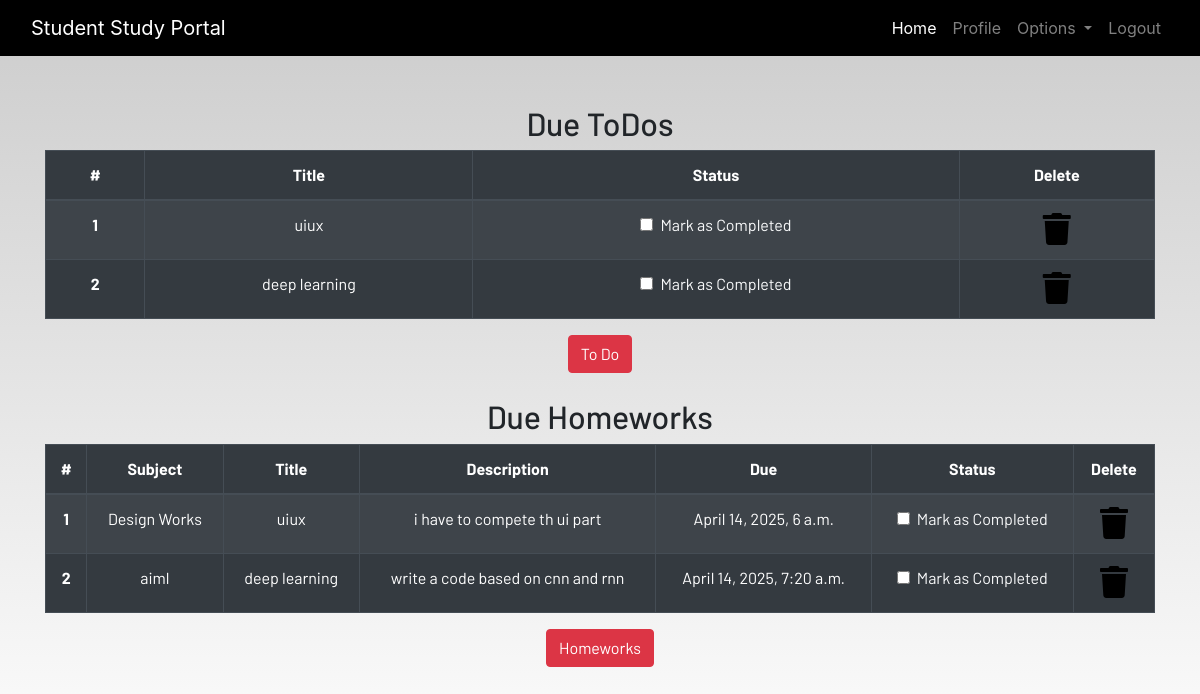
/profile/ (signed in), run on an earlier commit of the app's database.
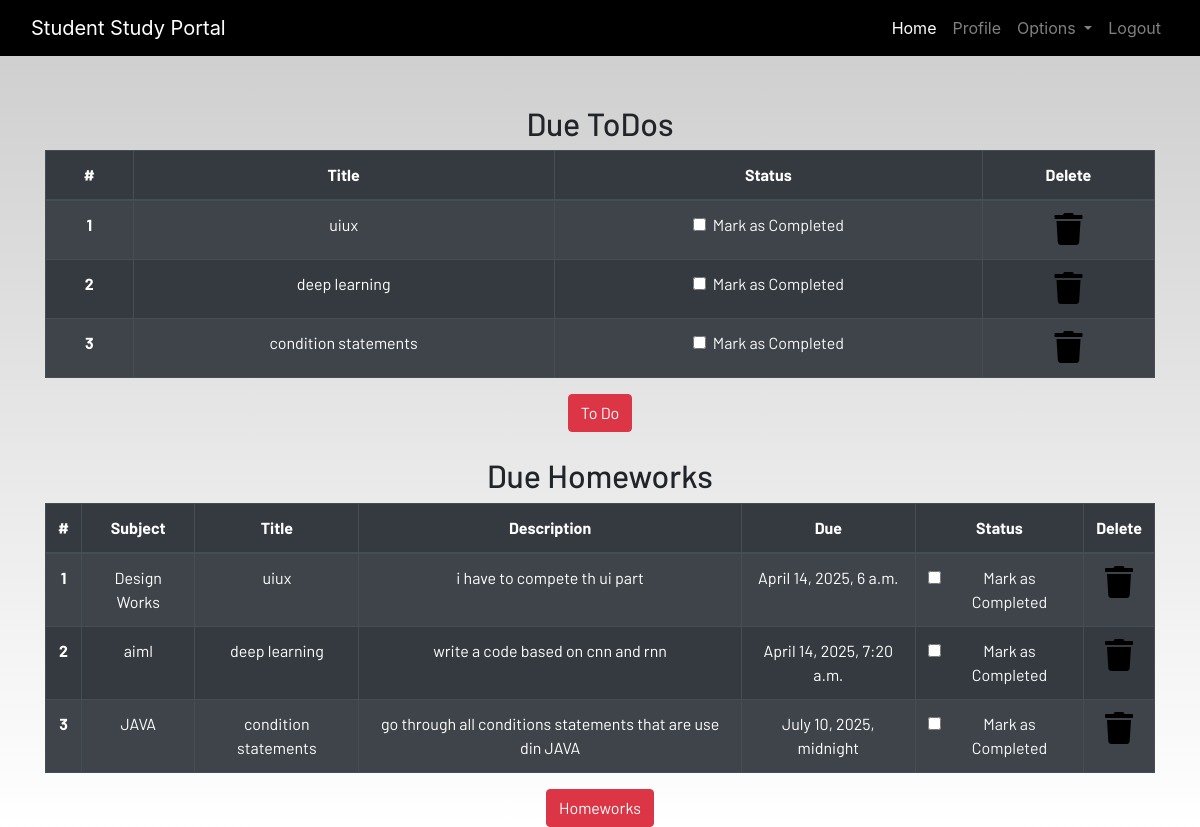
And on a later commit of the database.
### dashboard/models.py (models this page shows, shortened)
class Homework(models.Model):
    user = models.ForeignKey(User,on_delete=models.CASCADE)
    subject = models.CharField(max_length=50)
    title= models.CharField(max_length=100)
    description= models.TextField()
    due = models.DateTimeField()
    is_finished= models.BooleanField(default=False)

### dashboard/views.py (the view)
# urls.py: path('profile/',dash_views.profile,name='profile'),
@login_required
def profile(request):
    homeworks = Homework.objects.filter(is_finished=False,user=request.user)
    todos = Homework.objects.filter(is_finished=False,user=request.user)
    if len(homeworks) == 0:
        homework_done = True
    else:
        homework_done=False
    if len(todos) == 0:
        todos_done = True
    else:
        todos_done=False
    context ={
        'homeworks':homeworks,
        'todos':todos,
        'homework_done':homework_done,
        'todos_done':todos_done
    }
    return render(request,'dashboard/profile.html',context)

### dashboard/templates/dashboard/profile.html
{% extends 'dashboard/base.html' %}
{% load static %}
{% load crispy_forms_tags%}
{% block content %}
<section class="text-center">
    <div class="container">
        {% if not todos_done %}
        <h2>Due ToDos</h2>
        <table class="table table-striped table-bordered table-hover table-dark">
            <thead>
                <tr>
                    <th scope="col">#</th>
                    <th scope="col">Title</th>
                    <th scope="col">Status</th>
                    <th scope="col">Delete</th>
                </tr>
            </thead>
            <tbody>
                {% for todo in todos %}
                <tr>
                    <th scope="row">{{forloop.counter}}</th>
                    <td>{{todo.title}}</td>
                    <td>
                        <a href="{% url 'update-todo' todo.id %}">
                            <div class="form-check">
                                {% if todo.is_finished %}
                                <input class="form-check-input" type="checkbox" value="" checked>
                                {% else %}
                                <input class="form-check-input" type="checkbox" value="">
                                {% endif %}
                                <label class="form-check-label text-light" for="flexCheckDefault">
                                    Mark as Completed
                                </label>
                            </div>
                        </a>
                    </td>
                    <td><a href="{% url 'delete-todo' todo.id %}"><i class="fa fa-trash fa-2x"></i></a></td>
                </tr>
                {% endfor %}
            </tbody>
        </table>
        {% else %}
        <h3>All To dos are completed!!!!</h3>
        {% endif %}
        <a href="{% url 'todo' %}" class="btn btn-danger">To Do</a>
        <br><br>
{% if not homework_done %}
        <h2>Due Homeworks</h2>
        <table class="table table-striped table-bordered table-hover table-dark">
            <thead>
                <tr>
                    <th scope="col">#</th>
                    <th scope="col">Subject</th>
                    <th scope="col">Title</th>
                    <th scope="col">Description</th>
                    <th scope="col">Due</th>
                    <th scope="col">Status</th>
                    <th scope="col">Delete</th>
                </tr>
            </thead>
            <tbody>
                {% for homework in homeworks %}
                <tr>
                    <th scope="row">{{forloop.counter}}</th>
                    <td>{{homework.subject}}</td>
                    <td>{{homework.title}}</td>
                    <td>{{homework.description}}</td>
                    <td>{{homework.due}}</td>
                    <td>
                        <a href="{% url 'update-homework' homework.id %}">
                            <div class="form-check">
                                {% if homework.is_finished %}
                                <input class="form-check-input" type="checkbox" value="" checked>
                                {% else %}
                                <input class="form-check-input" type="checkbox" value="">
                                {% endif %}
                                <label class="form-check-label text-light" for="flexCheckDefault">
                                    Mark as Completed
                                </label>
                            </div>
                        </a>
                    </td>
                    <td><a href="{% url 'delete-homework' homework.id %}"><i class="fa fa-trash fa-2x"></i></a></td>
                </tr>
                {% endfor %}
            </tbody>
        </table>
        {% else %}
        <h3>All To homeworks are completed!!!!</h3>
        {% endif %}
        <a href="{% url 'homework' %}" class="btn btn-danger">Homeworks</a>
    </div>
</section>
{% endblock content %}

What changed in the data, as far as the page shows it:
added Homework: title "condition statements", subject "JAVA", description "go through all conditions statements that are use din JAVA", due "July 10, 2025, midnight"
